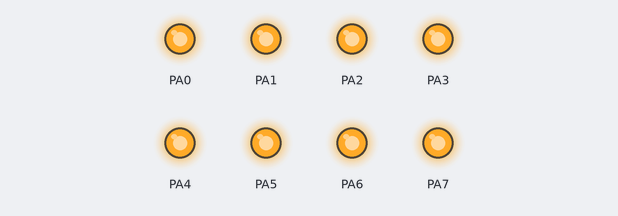
Recording of a program running on a simulated ATmega16, built with avr-gcc and emulated at 16 MHz. On the bench: output pins drawn as LEDs (lit = HIGH).

Above: at 0.2 s.
At 1.7 s:
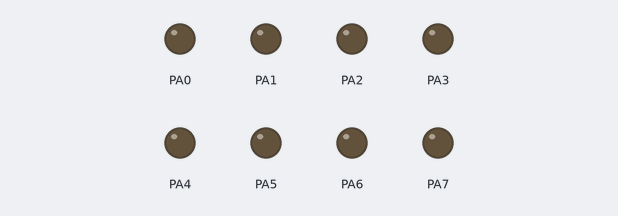
Timing chart, 0 to 3.0 s (numbered marks = the images above):
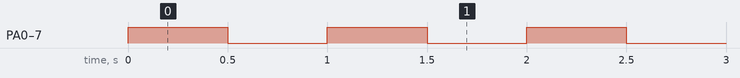

The program:

main.cpp
```cpp
/*
 * GccApplication1.cpp
 *
 * Created: 12/13/2023 12:50:10 PM
 * Author : Khanh
 * Ch??ng trình ?i?u khi?n 8 LED ??n, trên PORTA
 *VD:
	Thanh ghi DDRA = 0b00000001;				// chan A0 output, cac chan con lai Input
	Thanh ghi PORTA = 0b00000001;				// Chan A0 xuat muc cao, dien ap 5V
			  PORTA = 0x01;						// Cac chan con lai xuat muc thap, dien ap 0V
 */

#define F_CPU 16000000UL
#include <avr/io.h>
#include <avr/delay.h>

void delay_ms(uint16_t ms) {
	while (ms) {
		_delay_ms(1);
		ms--;
	}
}

int main(void)
{
    DDRA = 0XFF;								// Cau hinh toan bo PORTA la chan OUTPUT
    while (1)
    {
		PORTA = 0XFF;							// Bat toan bo PORTA
		_delay_ms(500);
		PORTA = 0x00;							// Tat toan bo PORTA
		_delay_ms(500);
    }
}
```

Measured:
- by itself, PA0–7: alternates HIGH for 0.50 s and LOW for 0.50 s
